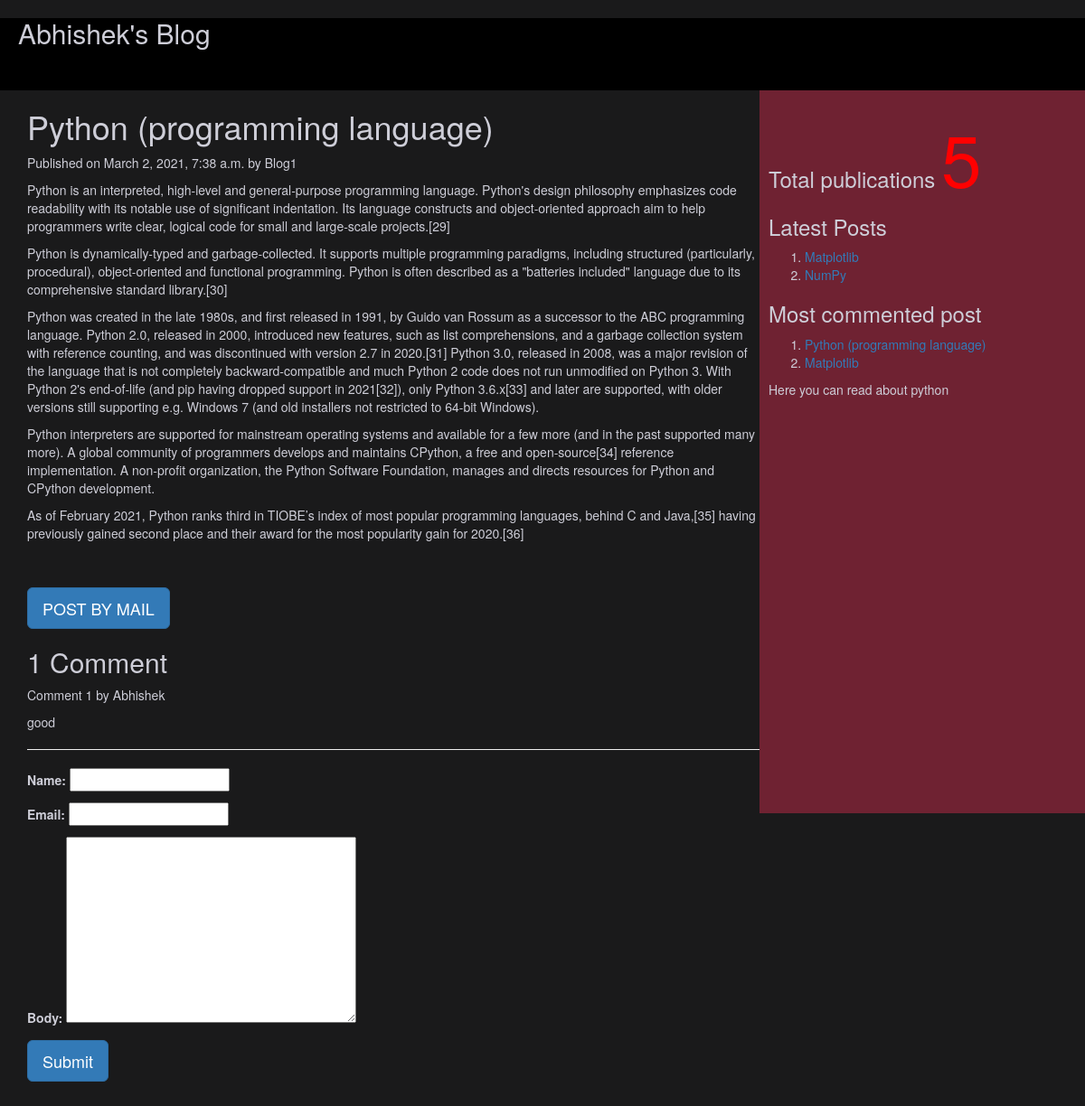
Screenshot of /2021/03/02/python-programming-language/ with the database file from the repository.
### blogApp/models.py (models this page shows, shortened)
class Post(models.Model):
    tags = TaggableManager()
    STATUS_CHOICES = (('draft' , 'Draft'),('published','Published'))
    title = models.CharField(max_length= 256)
    slug = models.SlugField(max_length=264,unique_for_date='publish')
    author = models.ForeignKey(User,related_name='blog_posts',on_delete= models.CASCADE)
    body = models.TextField()
    publish = models.DateTimeField(default=timezone.now)
    created = models.DateTimeField(auto_now_add=True)
    updated =  models.DateTimeField(auto_now=True)
    status = models.CharField(max_length=10,choices=STATUS_CHOICES,default='draft')
    objects = CustomManager()
    class Meta:
        ordering = ('-publish',)
    def get_absolute_url(self):
        return reverse('post_detail',args=[self.publish.year,self.publish.strftime('%m'),self.publish.strftime('%d'),self.slug])

class Comment(models.Model):
    post=models.ForeignKey(Post,related_name="comments",on_delete=models.CASCADE)
    name=models.CharField(max_length=50)
    email=models.EmailField()
    body=models.TextField()
    created=models.DateTimeField(auto_now_add=True)
    updated=models.DateTimeField(auto_now=True)
    active=models.BooleanField(default=True)
    class Meta:
        ordering=('created',)

### blogApp/views.py (the view, shortened to what this page needs)
# urls.py: url(r'(?P<year>\d{4})/(?P<month>\d{2})/(?P<day>\d{2})/(?P<post>[-\w]+)/$',views.post_detail_view, name ='post_detail'),
def post_detail_view(request,year,month,day,post):
    post=get_object_or_404(Post,slug=post,publish__year=year,publish__month=month,publish__day=day)
    comments = post.comments.filter(active=True)
    csubmit = False
    form = CommentForm()
    d={'post':post,'form': form,'csubmit':csubmit,'comments':comments}
    return render(request,'blogApp/post_detail.html',d)

### blogApp/forms.py
class CommentForm(forms.ModelForm):
    class Meta:
        model=Comment
        fields=('name','email','body')

### blogApp/models.py (called while the page is built)
    def get_queryset(self):
        return super().get_queryset().filter(status='published')

### blogApp/templatetags/blogtags.py (called while the page is built)
@register.simple_tag
def total_posts():
    return Post.objects.count()

@register.inclusion_tag('blogApp/latest_post.html')
def show_latest_posts(count=3):
    latest_posts=Post.objects.order_by('-publish')[:count]
    return {'latest_posts':latest_posts}

@register.simple_tag
def get_most_commented_posts(count=2):
    return Post.objects.annotate(total_comments=Count('comments')).order_by('-total_comments')[:count]

### templates/blogApp/post_detail.html (shortened to what this page needs)
<html>
    {%extends 'blogApp/parent.html'%}
        {%block content_block%}
        <h1>{{post.title}}</h1>
        <p>Published on {{post.publish}} by {{post.author|title}}</p>
        {{post.body|linebreaks}} <br><br>
        <a href="/{{post.id}}/share" class='btn btn-lg btn-primary'>POST BY MAIL</a>
        {%with comments.count as comments_count%}
        <h2>{{comments_count}} Comment{{comments_count|pluralize}}</h2>
        {%endwith%}
        {%if comments%}
         {%for c in comments%}
         <p>Comment {{forloop.counter}} by {{c.name}}</p>
        <div>{{c.body|linebreaks}}</div>
        <hr>
        {%endfor%}
        {%else%}
         <p style="color:blue;font-size:30px;font-style:bold;border-bottom:1px red solid;">There are no comments</p>
        {%endif%}
         {%if csubmit%}
         <h2>Thank you..Your comment has been added successfully!!</h2>
         {%else%}
         <form  method="post">
           {{form.as_p}}
           <input type="submit" class='btn btn-lg btn-primary' value="Submit">
         </form>
         {%endif%}
        {%endblock%}

### templates/blogApp/parent.html (shortened to what this page needs)
<html>
{%load blogtags%}
    <head>
        <link rel="stylesheet" href="https://maxcdn.bootstrapcdn.com/bootstrap/3.3.7/css/bootstrap.min.css">
    </head>
    <body style="background-color: #1a1a1b;color:#ceced8;">
        <div class="hedder" style="height: 10%;;padding:0 0 0 20px;background-color: black;">
            <h2>Abhishek's Blog </h2>
        </div>
        <div class="content" style="width:70%;float:left;height:400%;padding:0 0 0 30px">
              {%block content_block%}
              {%endblock%}
        </div>
        <div class="sidebar" style="width:30%;float:right;background-color:#6f2232;height:100%;padding:10px">
            <h3>Total publications
                <span style="color: red;font-size: 80px;">
                {%total_posts%}</span>
                <h3>Latest Posts</h3>
                {%show_latest_posts 2%}
                <h3>Most commented post</h3>
                {%get_most_commented_posts as m%}
                <ol>
                  {%for post in m%}
                  <li><a href="{{post.get_absolute_url}}">{{post.title}}</a></li>
                  {%endfor%}
                </ol>
            </h3>
            <p>Here you can read about python</p>
        </div>
    </body>
</html>

### templates/blogApp/latest_post.html
<!DOCTYPE html>
<html>
<body>
    <ol>
    {%for post in latest_posts%}
    <li><a href="{{post.get_absolute_url}}">{{post.title}}</a></li>
    {%endfor%}
    </ol>
</body>
</html>

### rows the page displays
Post: title "Python (programming language)", publish "March 2, 2021, 7:38 a.m.", author "Blog1", body "Python is an interpreted, high-level and general-purpose programming language. Python's design philosophy emphasizes code readability with its notable use of significant indentation. Its language constructs and object-oriented approach aim to help programmers write clear, logical code for small and large-scale projects.[29] Python is dynamically-typed and garbage-collected. It supports multiple programming paradigms, including structured (particularly, procedural), object-oriented and functional programming. Python is often described as a \"batteries included\" language due to its comprehensive standard library.[30] Python was created in the late 1980s, and first released in 1991, by Guido…"
Comment: name "Abhishek", body "good"
Post: title "Matplotlib"
Post: title "NumPy"

### other values shown
{{ comments_count }} "1"
